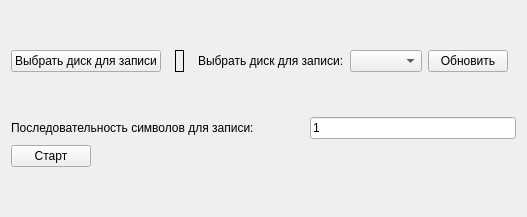
<?xml version="1.0" encoding="UTF-8"?>
<ui version="4.0">
 <class>MainWindow</class>
 <widget class="QMainWindow" name="MainWindow">
  <property name="geometry">
   <rect>
    <x>0</x>
    <y>0</y>
    <width>527</width>
    <height>217</height>
   </rect>
  </property>
  <property name="windowTitle">
   <string>Тест жестких дисков и сменных носителей.    v.1.0.0.0</string>
  </property>
  <widget class="QWidget" name="centralWidget">
   <layout class="QGridLayout" name="gridLayout_3">
    <item row="0" column="0">
     <layout class="QGridLayout" name="gridLayout">
      <item row="0" column="7">
       <spacer name="horizontalSpacer_2">
        <property name="orientation">
         <enum>Qt::Horizontal</enum>
        </property>
        <property name="sizeHint" stdset="0">
         <size>
          <width>40</width>
          <height>20</height>
         </size>
        </property>
       </spacer>
      </item>
      <item row="0" column="4">
       <widget class="QLabel" name="label">
        <property name="text">
         <string>Выбрать диск для записи:</string>
        </property>
       </widget>
      </item>
      <item row="0" column="5">
       <widget class="QComboBox" name="comboBox"/>
      </item>
      <item row="0" column="6">
       <widget class="QPushButton" name="refresh_btn">
        <property name="text">
         <string>Обновить</string>
        </property>
       </widget>
      </item>
      <item row="0" column="0">
       <widget class="QPushButton" name="linuxBtn">
        <property name="text">
         <string>Выбрать диск для записи</string>
        </property>
       </widget>
      </item>
      <item row="0" column="3">
       <spacer name="horizontalSpacer">
        <property name="orientation">
         <enum>Qt::Horizontal</enum>
        </property>
        <property name="sizeHint" stdset="0">
         <size>
          <width>40</width>
          <height>20</height>
         </size>
        </property>
       </spacer>
      </item>
      <item row="0" column="2">
       <widget class="QLabel" name="label_3">
        <property name="frameShape">
         <enum>QFrame::Panel</enum>
        </property>
        <property name="text">
         <string/>
        </property>
       </widget>
      </item>
      <item row="0" column="1">
       <spacer name="horizontalSpacer_4">
        <property name="orientation">
         <enum>Qt::Horizontal</enum>
        </property>
        <property name="sizeHint" stdset="0">
         <size>
          <width>40</width>
          <height>20</height>
         </size>
        </property>
       </spacer>
      </item>
     </layout>
    </item>
    <item row="1" column="0">
     <layout class="QGridLayout" name="gridLayout_2">
      <item row="0" column="0" colspan="2">
       <widget class="QLabel" name="label_2">
        <property name="text">
         <string>Последовательность символов для записи:</string>
        </property>
       </widget>
      </item>
      <item row="0" column="2">
       <widget class="QLineEdit" name="symbols">
        <property name="text">
         <string>1</string>
        </property>
       </widget>
      </item>
      <item row="1" column="0">
       <widget class="QPushButton" name="startBtn">
        <property name="text">
         <string>Старт</string>
        </property>
       </widget>
      </item>
      <item row="1" column="1">
       <spacer name="horizontalSpacer_3">
        <property name="orientation">
         <enum>Qt::Horizontal</enum>
        </property>
        <property name="sizeHint" stdset="0">
         <size>
          <width>40</width>
          <height>20</height>
         </size>
        </property>
       </spacer>
      </item>
     </layout>
    </item>
   </layout>
   <zorder>label_2</zorder>
   <zorder>symbols</zorder>
   <zorder>startBtn</zorder>
   <zorder></zorder>
   <zorder>horizontalSpacer_3</zorder>
  </widget>
 </widget>
 <layoutdefault spacing="6" margin="11"/>
 <resources/>
 <connections/>
</ui>
